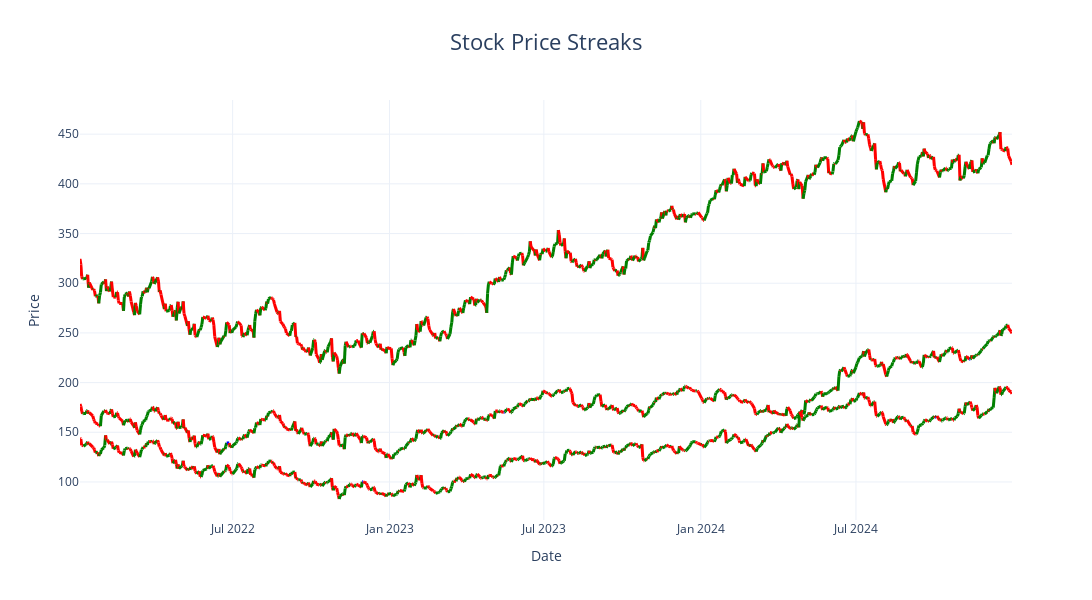

The cell this chart's notebook holds for it:
### Code cell
def highlight_streaks_notebook(df, price_cols, date_col='Date', title="Price Streaks"):
    fig = go.Figure()

    for price_col in price_cols:
        change = df[price_col].diff().fillna(0)
        for i in range(1, len(df)):
            color = 'green' if change.iloc[i] > 0 else ('red' if change.iloc[i] < 0 else 'blue')
            fig.add_trace(go.Scatter(
                x=df[date_col].iloc[i-1:i+1],
                y=df[price_col].iloc[i-1:i+1],
                mode='lines',
                line=dict(color=color, width=3),
                showlegend=False
            ))

    fig.update_layout(title=dict(text=title, x=0.5, font=dict(size=22)),
                      xaxis_title='Date', yaxis_title='Price', template='plotly_white', width=1200, height=600)
    fig.show()

# List of stocks to highlight streaks
stocks_to_plot = ['AAPL', 'MSFT', 'GOOGL']  # add any available tickers in your pivot
highlight_streaks_notebook(pivot, stocks_to_plot, date_col='Date', title="Stock Price Streaks")
